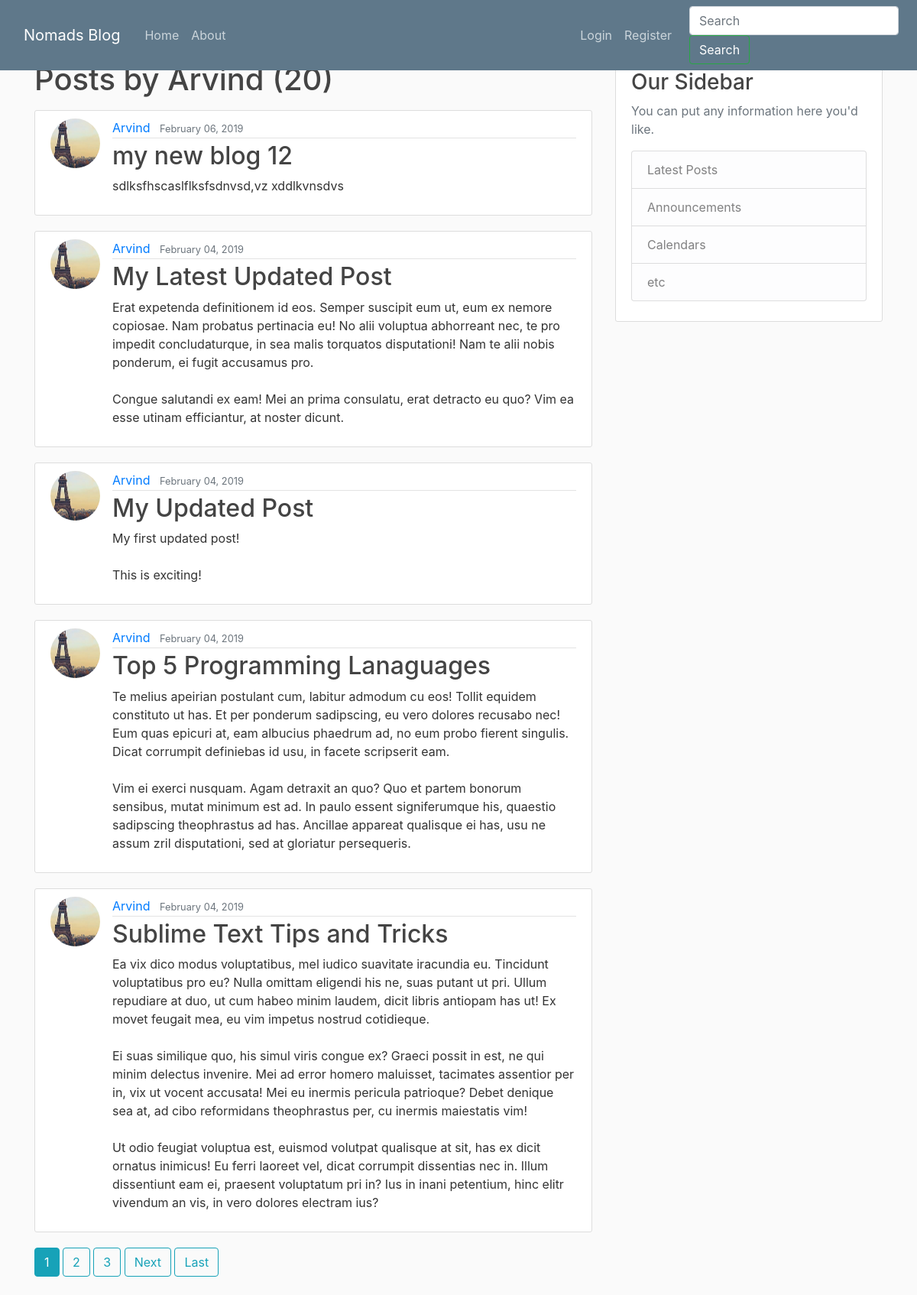
The app's page /user/Arvind with its own data.
### blog/models.py (models this page shows, shortened)
class Post(models.Model):
    title = models.CharField(max_length = 100)
    content = models.TextField()
    date_posted = models.DateTimeField(default = timezone.now())
    post_image = models.ImageField(null=True, blank=True, upload_to='user_upload')
    author = models.ForeignKey(User, on_delete= models.CASCADE)

### users/models.py (models this page shows, shortened)
class Profile(models.Model):
    user = models.OneToOneField(User, on_delete=models.CASCADE)
    image = models.ImageField(default='default.jpg', upload_to='profile_pics')

### blog/views.py (the view)
# urls.py: path('user/<str:username>', UserPostListView.as_view(), name='user-posts'),
class UserPostListView(ListView):
    model = Post
    template_name = 'blog/user_posts.html'  # <app>/<model>_<viewtype>.html
    context_object_name = 'posts'
    paginate_by = 5
    def get_queryset(self):
        user = get_object_or_404(User, username=self.kwargs.get('username'))
        return Post.objects.filter(author=user).order_by('-date_posted')

### blog/templates/blog/user_posts.html (shortened to what this page needs)
{% extends "blog/base.html" %}
{% block content %}
    <h1 class="mb-3">Posts by {{ view.kwargs.username }} ({{ page_obj.paginator.count }})</h1>
    {% for post in posts %}
        <article class="media content-section">
          <img class="rounded-circle article-img" src="{{ post.author.profile.image.url }}">
          <div class="media-body">
            <div class="article-metadata">
              <a class="mr-2" href="{% url 'user-posts' post.author.username %}">{{ post.author }}</a>
              <small class="text-muted">{{ post.date_posted|date:"F d, Y" }}</small>
            </div>
            <h2><a class="article-title" href="{% url 'post-detail' post.id %}">{{ post.title }}</a></h2>
            <p class="article-content">{{ post.content }}</p>
          </div>
        </article>
    {% endfor %}
    {% if is_paginated %}
      {% for num in page_obj.paginator.page_range %}
        {% if page_obj.number == num %}
          <a class="btn btn-info mb-4" href="?page={{ num }}">{{ num }}</a>
        {% elif num > page_obj.number|add:'-3' and num < page_obj.number|add:'3' %}
          <a class="btn btn-outline-info mb-4" href="?page={{ num }}">{{ num }}</a>
        {% endif %}
      {% endfor %}
      {% if page_obj.has_next %}
        <a class="btn btn-outline-info mb-4" href="?page={{ page_obj.next_page_number }}">Next</a>
        <a class="btn btn-outline-info mb-4" href="?page={{ page_obj.paginator.num_pages }}">Last</a>
      {% endif %}
    {% endif %}
{% endblock content %}

### blog/static/blog/main.css (style rules this page uses)
body { background: #fafafa; color: #333333; margin-top: 5rem; }
h1, h2, h3, h4, h5, h6 { color: #444444; }
.content-section { background: #ffffff; padding: 10px 20px; border: 1px solid #dddddd; border-radius: 3px; margin-bottom: 20px; }
.article-title { color: #444444; }
.article-content { white-space: pre-line; }
.article-img { height: 65px; width: 65px; margin-right: 16px; }
.article-metadata { padding-bottom: 1px; margin-bottom: 4px; border-bottom: 1px solid #e3e3e3 }

### records on screen
Post: author.profile.image (placeholder picture), author "Arvind", date_posted "February 06, 2019", title "my new blog 12", content "sdlksfhscaslflksfsdnvsd,vz xddlkvnsdvs"
Post: author.profile.image (placeholder picture), author "Arvind", date_posted "February 04, 2019", title "My Latest Updated Post", content "Erat expetenda definitionem id eos. Semper suscipit eum ut, eum ex nemore copiosae. Nam probatus pertinacia eu! No alii voluptua abhorreant nec, te pro impedit concludaturque, in sea malis torquatos disputationi! Nam te alii nobis ponderum, ei fugit accusamus pro. Congue salutandi ex eam! Mei an prima consulatu, erat detracto eu quo? Vim ea esse utinam efficiantur, at noster dicunt."
Post: author.profile.image (placeholder picture), author "Arvind", date_posted "February 04, 2019", title "My Updated Post", content "My first updated post! This is exciting!"
Post: author.profile.image (placeholder picture), author "Arvind", date_posted "February 04, 2019", title "Top 5 Programming Lanaguages", content "Te melius apeirian postulant cum, labitur admodum cu eos! Tollit equidem constituto ut has. Et per ponderum sadipscing, eu vero dolores recusabo nec! Eum quas epicuri at, eam albucius phaedrum ad, no eum probo fierent singulis. Dicat corrumpit definiebas id usu, in facete scripserit eam. Vim ei exerci nusquam. Agam detraxit an quo? Quo et partem bonorum sensibus, mutat minimum est ad. In paulo essent signiferumque his, quaestio sadipscing theophrastus ad has. Ancillae appareat qualisque ei has, usu ne assum zril disputationi, sed at gloriatur persequeris."
Post: author.profile.image (placeholder picture), author "Arvind", date_posted "February 04, 2019", title "Sublime Text Tips and Tricks", content "Ea vix dico modus voluptatibus, mel iudico suavitate iracundia eu. Tincidunt voluptatibus pro eu? Nulla omittam eligendi his ne, suas putant ut pri. Ullum repudiare at duo, ut cum habeo minim laudem, dicit libris antiopam has ut! Ex movet feugait mea, eu vim impetus nostrud cotidieque. Ei suas similique quo, his simul viris congue ex? Graeci possit in est, ne qui minim delectus invenire. Mei ad error homero maluisset, tacimates assentior per in, vix ut vocent accusata! Mei eu inermis pericula patrioque? Debet denique sea at, ad cibo reformidans theophrastus per, cu inermis maiestatis vim! Ut odio feugiat voluptua est, euismod volutpat qualisque at sit, has ex dicit ornatus inimicus! Eu…"

### other values on screen
{{ view.kwargs.username }} "Arvind"
{{ page_obj.paginator.count }} "20"
{{ num }} "1"
{{ num }} "2" "3"
